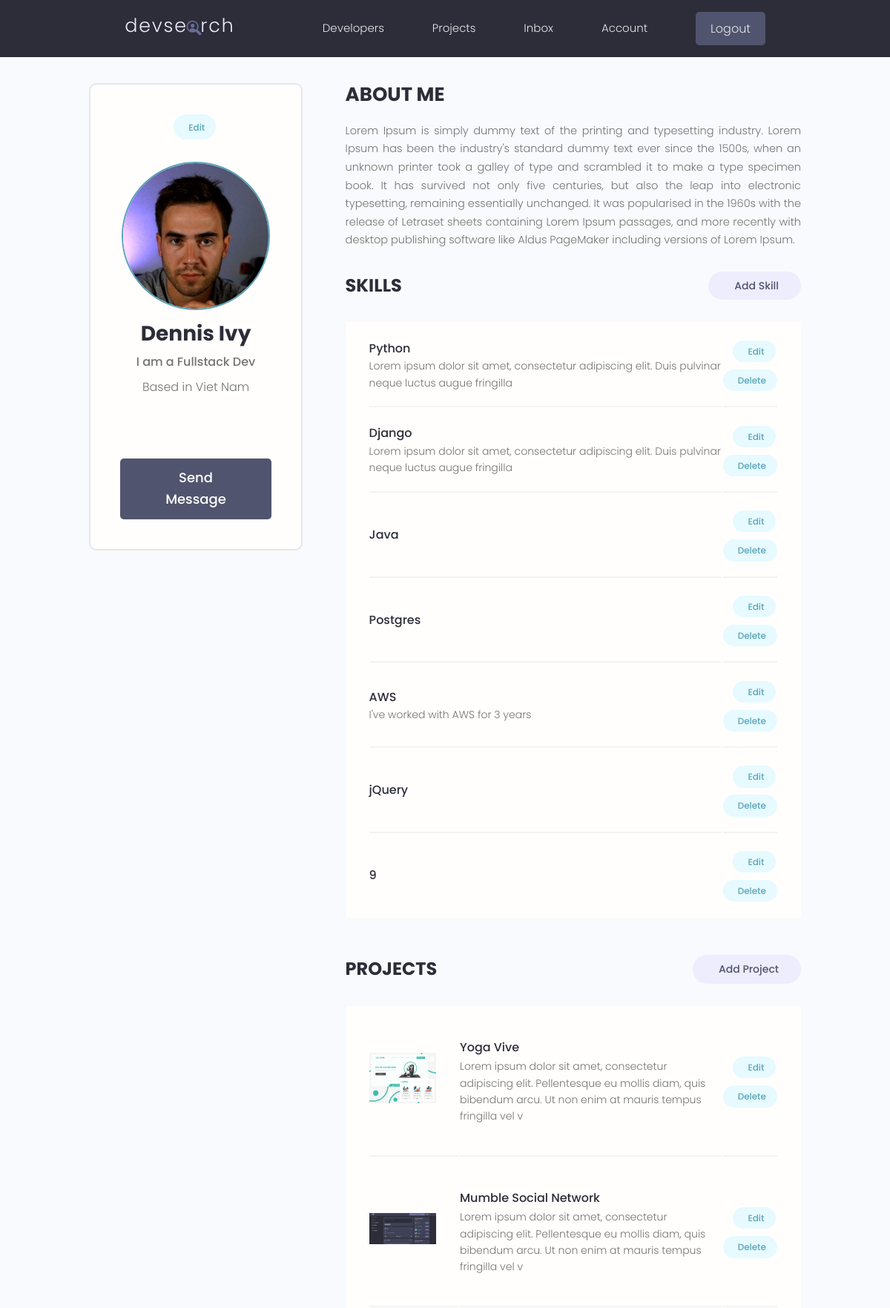
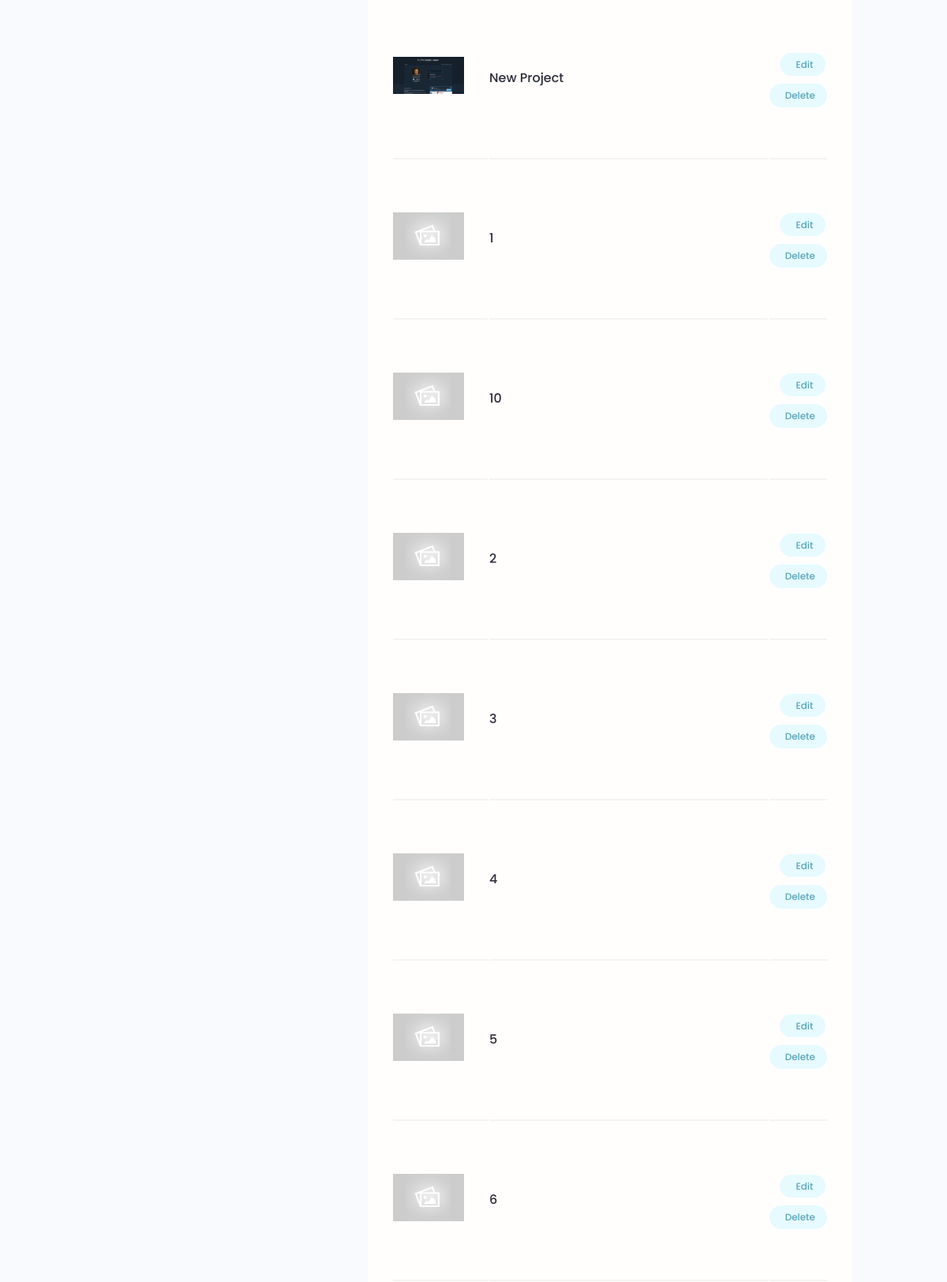
/account/ (signed in, upper part), run on the app's committed database (2 pictures, top to bottom).
### users/models.py (models this page shows, shortened)
class Profile(models.Model):
    user = models.OneToOneField(User, on_delete=models.CASCADE, null=True, blank=True)
    name = models.CharField(max_length=200, blank=True, null=True)
    email = models.EmailField(max_length=500, blank=True,null=True)
    username = models.CharField(max_length=200, blank=True, null=True)
    location = models.CharField(max_length=200, blank=True, null=True)
    short_intro = models.CharField(max_length=500, blank=True, null=True)
    bio = models.TextField(blank=True, null=True)
    profile_image = models.ImageField(blank=True, null=True, upload_to='profiles/', default='profiles/user-default.png' )
    social_github = models.CharField(max_length=200, blank=True, null=True)
    social_twitter = models.CharField(max_length=200, blank=True, null=True)
    social_linkedin = models.CharField(max_length=200, blank=True, null=True)
    social_youtube = models.CharField(max_length=200, blank=True, null=True)
    social_website = models.CharField(max_length=200, blank=True, null=True)
    created = models.DateTimeField(auto_now_add=True)
    id = models.UUIDField(default=uuid.uuid4, unique=True, primary_key=True, editable=False)

class Skill(models.Model):
    owner =  models.ForeignKey(Profile, on_delete=models.CASCADE, null=True)
    name = models.CharField(max_length= 200,null=True, blank=True)
    description = models.TextField(null=True, blank=True)
    created = models.DateTimeField(auto_now_add=True)
    id = models.UUIDField(default=uuid.uuid4, unique=True, primary_key=True, editable=False)
    def __str__(self):
        return str(self.name)

### projects/models.py (models this page shows, shortened)
class Project(models.Model):
    owner = models.ForeignKey(Profile, null=True, blank=True, on_delete=models.SET_NULL)
    title = models.CharField(max_length=200)
    description = models.TextField(null=True, blank=True)
    featured_image = models.ImageField(null=True, blank=True, default = "default.jpg")
    demo_link = models.CharField(max_length=2000, null=True, blank=True)
    source_link = models.CharField(max_length=2000, null=True, blank=True)
    tags = models.ManyToManyField('Tag', blank=True)
    vote_total = models.IntegerField(default=0, null=True, blank=True)
    vote_ratio = models.IntegerField(default=0, null=True, blank=True)
    created = models.DateTimeField(auto_now_add=True)
    id = models.UUIDField(default=uuid.uuid4, unique=True, primary_key=True, editable=False)
    class Meta:
        ordering = ['-vote_ratio','-vote_total', 'title']

### users/views.py (the view)
# urls.py: path('account/',views.userAccount, name='account'),
@login_required(login_url='login')
def userAccount(request):
    profile = request.user.profile
    skills = profile.skill_set.all()
    projects = profile.project_set.all()
    context = {'profile':profile,'skills':skills,'projects':projects}
    return render(request, 'users/account.html', context)

### users/templates/users/account.html (shortened to what this page needs)
{% extends "main.html" %}
{%load static%}
{%block content%}
  <main class="settingsPage profile my-md">
    <div class="container">
      <div class="layout">
        <div class="column column--1of3">
          <div class="card text-center">
            <div class="card__body dev">
              <a class="tag tag--pill tag--main settings__btn" href="{%url 'edit-account'%}"> Edit</a>
              <img class="avatar avatar--xl dev__avatar" src="{{profile.profile_image.url}}" />
              <h2 class="dev__name">{{profile.name}}</h2>
              <p class="dev__title">{{profile.short_intro}}</p>
              <p class="dev__location">Based in {{profile.location}}</p>
              <ul class="dev__social">
              </ul>
              <a href="#" class="btn btn--sub btn--lg">Send Message </a>
            </div>
          </div>
        </div>
        <div class="column column--2of3">
          <div class="devInfo">
            <h3 class="devInfo__title">About Me</h3>
            <p class="devInfo__about">{{profile.bio}}</p>
          </div>
          <div class="settings">
            <h3 class="settings__title">Skills</h3>
            <a class="tag tag--pill tag--sub settings__btn tag--lg" href="{%url 'create-skill'%}"> Add Skill</a>
          </div>
          <table class="settings__table">
            {%for skill in skills%}
            <tr>
              <td class="settings__tableInfo">
                <h4>{{skill}}</h4>
                <p>{{skill.description|slice:"100"}}</p>
              </td>
              <td class="settings__tableActions">
                <a class="tag tag--pill tag--main settings__btn" href="{%url 'update-skill' skill.id%}"> Edit</a>
                <a class="tag tag--pill tag--main settings__btn" href="{%url 'delete-skill' skill.id%}?next=/account">
                  Delete</a>
              </td>
            </tr>
            {%endfor%}
          </table>
          <div class="settings">
            <h3 class="settings__title">Projects</h3>
            <a class="tag tag--pill tag--sub settings__btn tag--lg" href="{%url 'createProject'%}"> Add Project</a>
          </div>
          <table class="settings__table">
            {%for project in projects%}
            <tr>
              <td class="settings__thumbnail">
                <a href="{%url 'project' project.id%}"><img src="{{project.featured_image.url}}" alt="Project Thumbnail" /></a>
              </td>
              <td class="settings__tableInfo">
                <a href="{%url 'project' project.id%}">{{project.title}}</a>
                <p>{{project.description|slice:"150"}}</p>
              </td>
              <td class="settings__tableActions">
                <a class="tag tag--pill tag--main settings__btn" href="{%url 'update-project' project.id%}"> Edit</a>
                <a class="tag tag--pill tag--main settings__btn" href="{%url 'delete-project' project.id%}?next=/account"> Delete</a>
              </td>
            </tr>
            {%endfor%}
          </table>
        </div>
      </div>
    </div>
  </main>
{%endblock%}

### static/styles/app.css (style rules this page uses)
:root { --color-sub: #2d2d39; }
.btn--sub { background-color: var(--color-sub-light); }
.card { border: 2px solid var(--color-light); }
img { width: 100%; }
.profile .card > .dev { padding: 4rem; }
.dev__avatar { display: block; margin: auto; }
.dev__name { color: var(--color-sub); font-size: 2.8rem; font-weight: 700; margin-top: 1rem; margin-bottom: 0.5rem; }
.dev__title { font-size: 1.6rem; font-weight: 500; line-height: 1.3; }
.dev__location { margin-top: 1rem; }
.dev__social { margin: 3rem 0; list-style: none; display: flex; justify-content: center; gap: 1.5rem; }
.devInfo { margin-bottom: 3rem; }
.devInfo__title, .devInfo__subtitle { font-size: 2.6rem; color: var(--color-sub); text-transform: uppercase; font-weight: 700; margin-bottom: 1.5rem; }
.devInfo__about, .devSkill__info { font-size: 1.45rem; line-height: 1.7; text-align: justify; }
.settingsPage .dev > .settings__btn { display: inline-block; margin-bottom: 3rem; }
.settings { display: flex; justify-content: space-between; align-items: center; }
.settings__title { font-size: 2.4rem; text-transform: uppercase; font-weight: 700; color: var(--color-sub); }
.settings__table { margin-top: 3rem; margin-bottom: 5rem; padding: 0 3rem; background: var(--color-white); }
.settings__table tr { width: 100%; }
.settings__table tr > td { padding: 2rem 0; }
.settings__table tr:not(:last-child) td { border-bottom: 2px solid var(--color-white-light); }
.settings__thumbnail { width: 23%; min-width: 10rem; }
.settings__thumbnail img { padding-right: 3rem; height: 15rem; object-fit: contain; }
.settings__tableInfo { width: 100%; }
.settings__tableInfo h4, .settings__tableInfo a { padding-right: 1rem; width: auto; font-size: 1.6rem; font-weight: 500; color: var(--color-sub); }
.settings__tableInfo p { font-size: 1.4rem; }
.settings__tableActions { text-align: right; }

### static/uikit/styles/modules/_variables.css (style rules this page uses)
:root { --color-main: #5aa5b9; --color-main-light: #e6faff; --color-sub: #3f4156; --color-sub-light: #51546e; --color-sub-lighter: #ededfd; --color-text: #737373; --color-gray: #8b8b8b; --color-light: #e5e7eb; --color-light-gray: #767676; --color-bg: #f8fafd; --color-white: #fffefd; --color-white-light: #f3f3f3; --color-success: #359e64; --color-success-bg: #def8e8; --color-error: #fc4b0b; --color-error-bg: #fff2ee; --font-base: 'Poppins', arial, helvetica, 'Segoe UI', roboto, ubuntu, sans-serif; --font-monospace: 'Fira Code', 'Courier New', courier, monospace; --font-regular: 300; --font-medium: 500; --font-bold: 700; --generic-shadow: 1px 1px 5px #00000010; --generic-transition: all 0.3s ease-in-out; }

### static/uikit/styles/modules/_base.css (style rules this page uses)
* { margin: 0; padding: 0; box-sizing: border-box; text-rendering: optimizeLegibility; color: inherit; font-size: inherit; }
html { font-size: 50%; }
@media only screen and (min-width: 480px) { html { font-size: 56.25%; } }
@media only screen and (min-width: 1200px) { html { font-size: 62.5%; } }
body { line-height: 1.6; font-weight: 400; font-size: 1.5rem; color: var(--color-text); background-color: var(--color-bg); min-height: 100vh; }

### static/uikit/styles/modules/_typography.css (style rules this page uses)
* { font-family: var(--font-base); }
h2 { font-size: 3.6rem; font-weight: var(--font-bold); }
h3 { font-size: 3.2rem; font-weight: var(--font-medium); }
h4 { font-size: 2.8rem; font-weight: var(--font-medium); }
p, span, strong { font-size: 1.6rem; color: var(--color-text); font-weight: var(--font-regular); }
a { padding-bottom: 2px; text-decoration: none; display: inline-block; color: var(--color-main); font-weight: var(--font-medium); }

### static/uikit/styles/modules/_utilities.css (style rules this page uses)
.container { width: 92%; max-width: 165rem; margin: 0 auto; box-sizing: border-box; }
@media screen and (min-width: 1000px) { .container { width: 90%; } }
@media screen and (min-width: 1200px) { .container { width: 80%; } }
.text-center { text-align: center; }
.my-md { margin: 3rem auto; }

### static/uikit/styles/modules/_avatar.css (style rules this page uses)
.avatar { border-radius: 50%; border: 2px solid var(--color-main); object-fit: cover; }
.avatar--xl { height: 20rem; width: 20rem; }

### static/uikit/styles/modules/_card.css (style rules this page uses)
.card { border-radius: 1rem; background-color: var(--color-white); border: 1.5px solid var(--color-light); width: auto; height: auto; margin-top: 0.5rem; margin-bottom: 0.5rem; overflow: hidden; }
.card__body, .card__header { padding: 2rem 2.5rem; }

### static/uikit/styles/modules/_layout.css (style rules this page uses)
.layout { display: flex; flex-flow: row wrap; justify-content: space-between; }
.layout > .column { margin-bottom: 3rem; }
.layout > .column.column--1of3 { flex-basis: 30%; }
.layout > .column.column--2of3 { flex-basis: 64%; }

### data on the page
Profile: profile_image (picture), name "Dennis Ivy", short_intro "I am a Fullstack Dev", location "Viet Nam", bio "Lorem Ipsum is simply dummy text of the printing and typesetting industry. Lorem Ipsum has been the industry's standard dummy text ever since the 1500s, when an unknown printer took a galley of type and scrambled it to make a type specimen book. It has survived not only five centuries, but also the leap into electronic typesetting, remaining essentially unchanged. It was popularised in the 1960s with the release of Letraset sheets containing Lorem Ipsum passages, and more recently with desktop publishing software like Aldus PageMaker including versions of Lorem Ipsum."
Skill: name "Python", description "Lorem ipsum dolor sit amet, consectetur adipiscing elit. Duis pulvinar neque luctus augue fringilla"
Skill: name "Django", description "Lorem ipsum dolor sit amet, consectetur adipiscing elit. Duis pulvinar neque luctus augue fringilla"
Skill: name "Java"
Skill: name "Postgres"
Skill: name "AWS", description "I've worked with AWS for 3 years"
Skill: name "jQuery"
Skill: name "9"
Project: featured_image (picture), title "Yoga Vive", description "Lorem ipsum dolor sit amet, consectetur adipiscing elit. Pellentesque eu mollis diam, quis bibendum arcu. Ut non enim at mauris tempus fringilla vel v"
Project: featured_image (picture), title "Mumble Social Network", description "Lorem ipsum dolor sit amet, consectetur adipiscing elit. Pellentesque eu mollis diam, quis bibendum arcu. Ut non enim at mauris tempus fringilla vel v"
Project: featured_image (picture), title "New Project"
Project: featured_image (placeholder picture), title "1"
Project: featured_image (placeholder picture), title "10"
Project: featured_image (placeholder picture), title "2"
Project: featured_image (placeholder picture), title "3"
Project: featured_image (placeholder picture), title "4"
Project: featured_image (placeholder picture), title "5"
Project: featured_image (placeholder picture), title "6"
